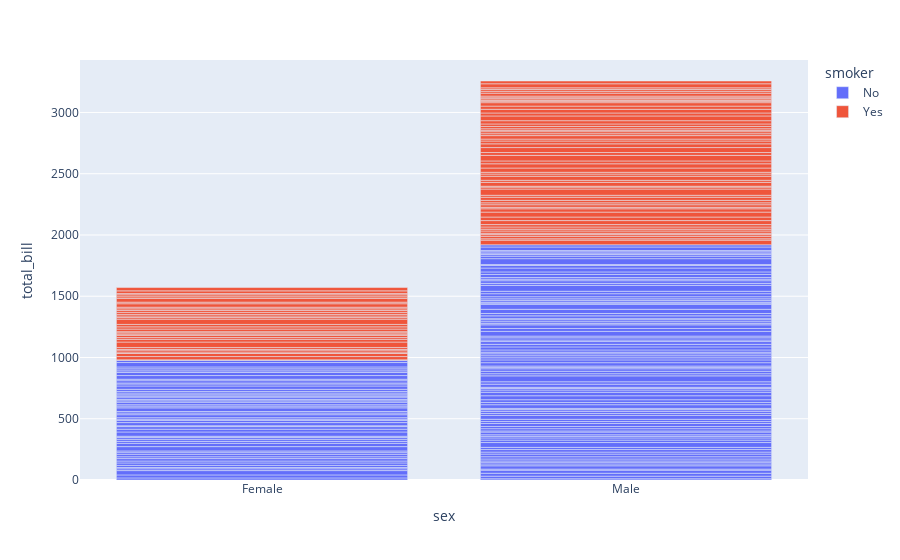
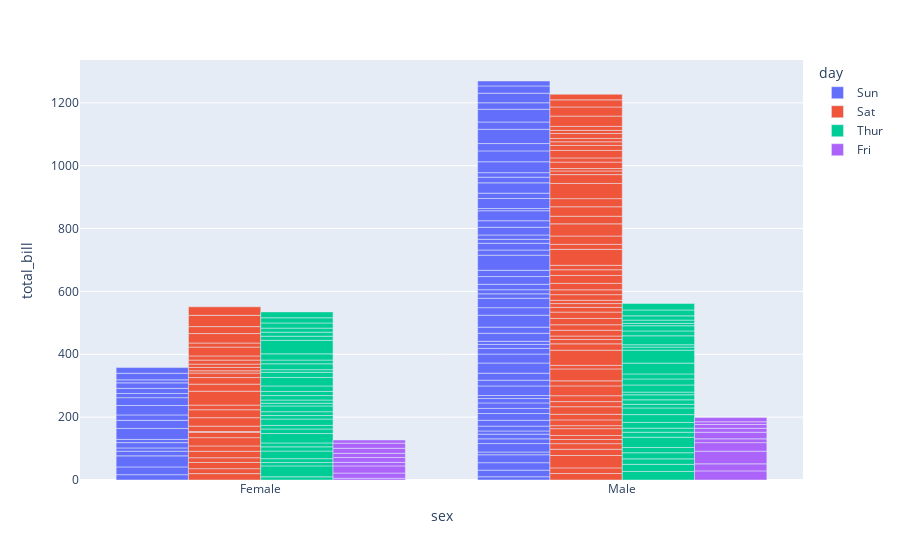

Write notebook code for charts like these, in order.
### Markdown cell above
### Bar Graph

For creating bar graphs, we will use px.bar function to create one. Like the previous libraries, we can breakout our bar by a grouping like "hue" with the color distiction. For the example below, we specific to group the bars by if the person is a smoker. Let's say there are mutliple values that we want to see unstack, then we will use the barmode distinction with "group" to unstack all the variables.

### Code cell
#Let's use .bar and specifiying the color to be if the person is a smoker
f=px.bar(df,x="sex",y="total_bill",color="smoker")
f.show()

#viewing if the day of the week boosts the # of bills, unstack the days by using barmode
px.bar(df,x="sex",y="total_bill",color="day",barmode="group")

### Figure 1 — Plotly figure (JSON) as saved in the notebook; plotly's stock layout.template omitted (floating-point values rounded to 4 significant figures; data arrays with more than 128 entries replaced by an {"elided": "..."} marker saying what was removed)
{"data": [{"alignmentgroup": "True", "hovertemplate": "smoker=No<br>sex=%{x}<br>total_bill=%{y}<extra></extra>", "legendgroup": "No", "marker": {"color": "#636efa", "pattern": {"shape": ""}}, "name": "No", "offsetgroup": "No", "orientation": "v", "showlegend": true, "textposition": "auto", "type": "bar", "x": {"elided": "151 str values"}, "xaxis": "x", "y": {"elided": "151 float values"}, "yaxis": "y"}, {"alignmentgroup": "True", "hovertemplate": "smoker=Yes<br>sex=%{x}<br>total_bill=%{y}<extra></extra>", "legendgroup": "Yes", "marker": {"color": "#EF553B", "pattern": {"shape": ""}}, "name": "Yes", "offsetgroup": "Yes", "orientation": "v", "showlegend": true, "textposition": "auto", "type": "bar", "x": ["Male", "Male", "Male", "Male", "Male", "Male", "Female", "Male", "Female", "Female", "Male", "Male", "Male", "Male", "Female", "Female", "Male", "Male", "Male", "Male", "Female", "Female", "Female", "Female", "Male", "Male", "Male", "Female", "Male", "Female", "Female", "Female", "Male", "Male", "Male", "Male", "Male", "Male", "Male", "Male", "Female", "Male", "Male", "Male", "Male", "Male", "Male", "Female", "Male", "Female", "Male", "Male", "Female", "Male", "Male", "Male", "Male", "Female", "Female", "Male", "Male", "Female", "Female", "Female", "Male", "Female", "Male", "Male", "Male", "Female", "Male", "Male", "Female", "Female", "Female", "Male", "Male", "Male", "Female", "Male", "Female", "Male", "Male", "Female", "Female", "Female", "Male", "Male", "Male", "Male", "Male", "Female", "Male"], "xaxis": "x", "y": [38.01, 11.24, 20.29, 13.81, 11.02, 18.29, 3.07, 15.01, 26.86, 25.28, 17.92, 19.44, 32.68, 28.97, 5.75, 16.32, 40.17, 27.28, 12.03, 21.01, 11.35, 15.38, 44.3, 22.42, 15.36, 20.49, 25.21, 14.31, 16, 17.51, 10.59, 10.63, 50.81, 15.81, 7.25, 31.85, 16.82, 32.9, 17.89, 14.48, 9.6, 34.63, 34.65, 23.33, 45.35, 23.17, 40.55, 20.9, 30.46, 18.15, 23.1, 15.69, 19.81, 28.44, 15.48, 16.58, 10.34, 43.11, 13, 13.51, 18.71, 12.74, 13, 16.4, 20.53, 16.47, 26.59, 38.73, 24.27, 12.76, 30.06, 25.89, 13.27, 28.17, 12.9, 28.15, 11.59, 7.74, 30.14, 12.16, 13.42, 8.58, 13.42, 16.27, 10.09, 22.12, 24.01, 15.69, 15.53, 12.6, 32.83, 27.18, 22.67], "yaxis": "y"}], "layout": {"barmode": "relative", "legend": {"title": {"text": "smoker"}, "tracegroupgap": 0}, "margin": {"t": 60}, "xaxis": {"anchor": "y", "domain": [0, 1], "title": {"text": "sex"}}, "yaxis": {"anchor": "x", "domain": [0, 1], "title": {"text": "total_bill"}}}}

### Figure 2 — Plotly figure (JSON) as saved in the notebook; plotly's stock layout.template omitted (floating-point values rounded to 4 significant figures)
{"data": [{"alignmentgroup": "True", "hovertemplate": "day=Sun<br>sex=%{x}<br>total_bill=%{y}<extra></extra>", "legendgroup": "Sun", "marker": {"color": "#636efa", "pattern": {"shape": ""}}, "name": "Sun", "offsetgroup": "Sun", "orientation": "v", "showlegend": true, "textposition": "auto", "type": "bar", "x": ["Female", "Male", "Male", "Male", "Female", "Male", "Male", "Male", "Male", "Male", "Male", "Female", "Male", "Male", "Female", "Male", "Female", "Male", "Female", "Male", "Male", "Male", "Male", "Male", "Male", "Male", "Male", "Male", "Male", "Female", "Female", "Male", "Male", "Male", "Male", "Male", "Female", "Female", "Male", "Male", "Male", "Male", "Male", "Male", "Female", "Male", "Female", "Female", "Male", "Male", "Male", "Female", "Male", "Female", "Male", "Male", "Male", "Male", "Male", "Male", "Male", "Male", "Male", "Female", "Male", "Male", "Male", "Male", "Male", "Male", "Male", "Female", "Male", "Female", "Male", "Male"], "xaxis": "x", "y": [16.99, 10.34, 21.01, 23.68, 24.59, 25.29, 8.77, 26.88, 15.04, 14.78, 10.27, 35.26, 15.42, 18.43, 14.83, 21.58, 10.33, 16.29, 16.97, 17.46, 13.94, 9.68, 30.4, 18.29, 22.23, 32.4, 28.55, 18.04, 12.54, 10.29, 34.81, 9.94, 25.56, 19.49, 38.07, 23.95, 25.71, 17.31, 29.93, 14.07, 13.13, 17.26, 24.55, 19.77, 29.85, 48.17, 25, 13.39, 16.49, 21.5, 12.66, 16.21, 13.81, 17.51, 24.52, 20.76, 31.71, 7.25, 31.85, 16.82, 32.9, 17.89, 14.48, 9.6, 34.63, 34.65, 23.33, 45.35, 23.17, 40.55, 20.69, 20.9, 30.46, 18.15, 23.1, 15.69], "yaxis": "y"}, {"alignmentgroup": "True", "hovertemplate": "day=Sat<br>sex=%{x}<br>total_bill=%{y}<extra></extra>", "legendgroup": "Sat", "marker": {"color": "#EF553B", "pattern": {"shape": ""}}, "name": "Sat", "offsetgroup": "Sat", "orientation": "v", "showlegend": true, "textposition": "auto", "type": "bar", "x": ["Male", "Male", "Female", "Female", "Male", "Male", "Male", "Male", "Male", "Male", "Female", "Male", "Male", "Female", "Female", "Male", "Male", "Male", "Female", "Male", "Male", "Male", "Male", "Female", "Male", "Male", "Male", "Male", "Male", "Male", "Male", "Male", "Female", "Female", "Male", "Male", "Male", "Female", "Female", "Female", "Female", "Male", "Male", "Female", "Female", "Female", "Male", "Male", "Male", "Male", "Female", "Male", "Female", "Female", "Female", "Male", "Male", "Male", "Male", "Male", "Female", "Male", "Male", "Male", "Female", "Female", "Female", "Male", "Male", "Male", "Female", "Male", "Male", "Female", "Male", "Male", "Male", "Male", "Male", "Male", "Male", "Male", "Female", "Male", "Female", "Male", "Male"], "xaxis": "x", "y": [20.65, 17.92, 20.29, 15.77, 39.42, 19.82, 17.81, 13.37, 12.69, 21.7, 19.65, 9.55, 18.35, 15.06, 20.69, 17.78, 24.06, 16.31, 16.93, 18.69, 31.27, 16.04, 38.01, 26.41, 11.24, 48.27, 20.29, 13.81, 11.02, 18.29, 17.59, 20.08, 16.45, 3.07, 20.23, 15.01, 12.02, 17.07, 26.86, 25.28, 14.73, 10.51, 17.92, 44.3, 22.42, 20.92, 15.36, 20.49, 25.21, 18.24, 14.31, 14, 7.25, 10.59, 10.63, 50.81, 15.81, 26.59, 38.73, 24.27, 12.76, 30.06, 25.89, 48.33, 13.27, 28.17, 12.9, 28.15, 11.59, 7.74, 30.14, 20.45, 13.28, 22.12, 24.01, 15.69, 11.61, 10.77, 15.53, 10.07, 12.6, 32.83, 35.83, 29.03, 27.18, 22.67, 17.82], "yaxis": "y"}, {"alignmentgroup": "True", "hovertemplate": "day=Thur<br>sex=%{x}<br>total_bill=%{y}<extra></extra>", "legendgroup": "Thur", "marker": {"color": "#00cc96", "pattern": {"shape": ""}}, "name": "Thur", "offsetgroup": "Thur", "orientation": "v", "showlegend": true, "textposition": "auto", "type": "bar", "x": ["Male", "Male", "Male", "Male", "Male", "Female", "Male", "Male", "Female", "Male", "Male", "Male", "Male", "Female", "Female", "Female", "Male", "Female", "Male", "Male", "Female", "Female", "Male", "Female", "Female", "Male", "Male", "Female", "Female", "Female", "Female", "Female", "Female", "Female", "Male", "Female", "Female", "Male", "Male", "Female", "Female", "Female", "Female", "Female", "Male", "Male", "Female", "Male", "Male", "Male", "Male", "Male", "Female", "Female", "Male", "Male", "Female", "Female", "Female", "Male", "Female", "Female"], "xaxis": "x", "y": [27.2, 22.76, 17.29, 19.44, 16.66, 10.07, 32.68, 15.98, 34.83, 13.03, 18.28, 24.71, 21.16, 10.65, 12.43, 24.08, 11.69, 13.42, 14.26, 15.95, 12.48, 29.8, 8.52, 14.52, 11.38, 22.82, 19.08, 20.27, 11.17, 12.26, 18.26, 8.51, 10.33, 14.15, 16, 13.16, 17.47, 34.3, 41.19, 27.05, 16.43, 8.35, 18.64, 11.87, 9.78, 7.51, 19.81, 28.44, 15.48, 16.58, 7.56, 10.34, 43.11, 13, 13.51, 18.71, 12.74, 13, 16.4, 20.53, 16.47, 18.78], "yaxis": "y"}, {"alignmentgroup": "True", "hovertemplate": "day=Fri<br>sex=%{x}<br>total_bill=%{y}<extra></extra>", "legendgroup": "Fri", "marker": {"color": "#ab63fa", "pattern": {"shape": ""}}, "name": "Fri", "offsetgroup": "Fri", "orientation": "v", "showlegend": true, "textposition": "auto", "type": "bar", "x": ["Male", "Male", "Female", "Female", "Female", "Male", "Male", "Male", "Male", "Male", "Female", "Female", "Male", "Female", "Male", "Female", "Male", "Female", "Female"], "xaxis": "x", "y": [28.97, 22.49, 5.75, 16.32, 22.75, 40.17, 27.28, 12.03, 21.01, 12.46, 11.35, 15.38, 12.16, 13.42, 8.58, 15.98, 13.42, 16.27, 10.09], "yaxis": "y"}], "layout": {"barmode": "group", "legend": {"title": {"text": "day"}, "tracegroupgap": 0}, "margin": {"t": 60}, "xaxis": {"anchor": "y", "domain": [0, 1], "title": {"text": "sex"}}, "yaxis": {"anchor": "x", "domain": [0, 1], "title": {"text": "total_bill"}}}}
